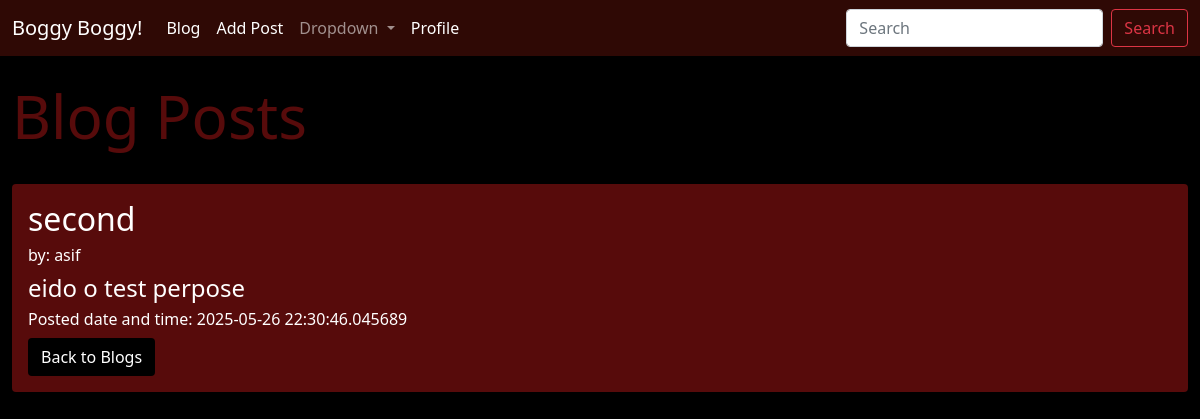
The app's page /posts/2 (signed in), older data.
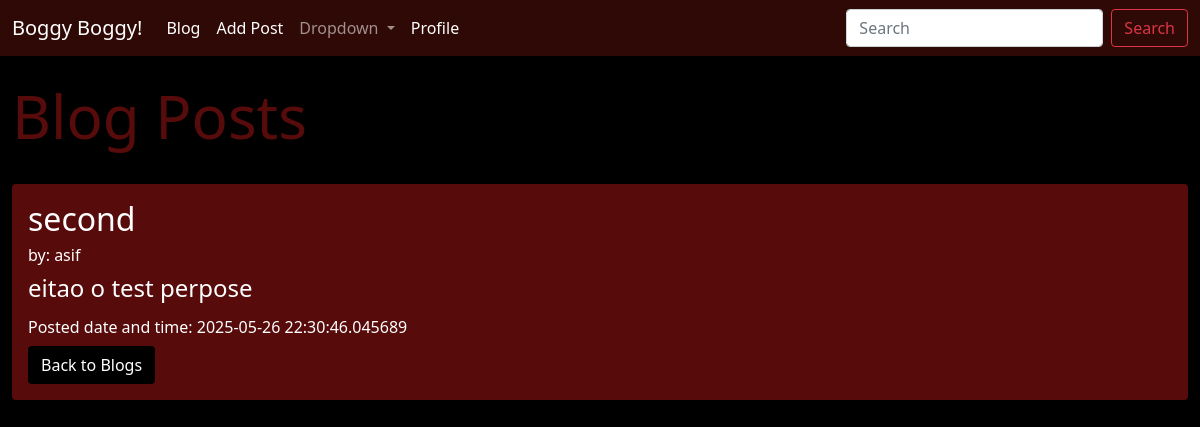
The same page, newer data.
### app.py (models this page shows)
class Posts(db.Model):
    id = db.Column(db.Integer,primary_key = True)
    title =db.Column(db.String(200))
    content = db.Column(db.String (1000))
    date_posted = db.Column(db.DateTime, default=datetime.utcnow)
    slug = db.Column(db.String(200))
    poster_id = db.Column(db.Integer, db.ForeignKey('users.id'))

### app.py (the view)
@app.route('/posts/<int:id>')
@login_required
def post(id):
    post = Posts.query.get_or_404(id)
    return render_template("post.html",post=post)

### webforms.py
class SearchForm(FlaskForm):
    searched = StringField("Searched", validators=[DataRequired()])
    submit = SubmitField("Submit")

### app.py (called while the page is built)
@app.context_processor
def base():
    form = SearchForm()
    return dict(form=form)

@login_manager.user_loader
def load_user(user_id):
    return Users.query.get(int(user_id))

### templates/post.html (shortened to what this page needs)
{% extends 'base.html' %}
{% block content %}
<h1 style="color:rgb(87, 11, 11);">Blog Posts</h1><br/>
    <div class="shadow p-3 mb-5 rounded" style="background-color: rgb(87, 11, 11); color: white;">
            <h2>{{ post.title }}</h2>
            <h6>by: {{ post.poster.name }}</h6>
            <h4>{{ post.content|safe }}</h4>
            <h6>Posted date and time: {{ post.date_posted }}</h6>
                <button type="button" class="btn"  style="background-color: rgb(0, 0, 0); color: rgb(255, 255, 255);" onclick="window.location.href='{{ url_for('posts') }}'">Back to Blogs</button>
    </div>
    <br/><br/><br/>
{% endblock %}

Row changes from the older to the newer data that the page shows:
changed Posts "second": content "eido o test perpose" → "eitao o test perpose"
